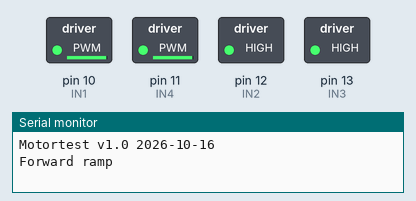
A sketch run on a simulated Arduino Uno, built with avr-gcc and run on an emulated ATmega328P. Parts: switched loads named in the sketch (green lamp = pin HIGH), the last lines printed to the serial monitor.

Above: at 3.05 s.
At 4.2 s:
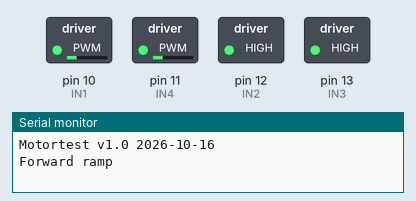
At 4.65 s:
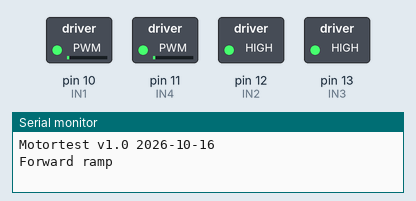
At 5.75 s:
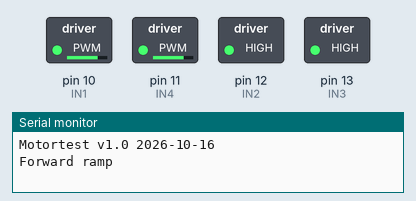
At 7.95 s:
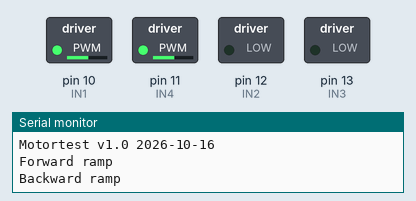
At 10.15 s:
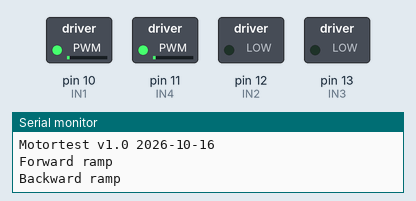
Timing chart, 0 to 13.7 s (numbered marks = the images above):
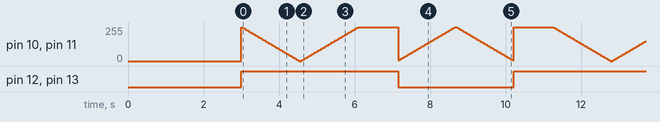

Measured:
- by itself, pin 10 (IN1), pin 11 (IN4): moves between 0/255 and 255/255, repeating every 8.2 s
- by itself, pin 12 (IN2), pin 13 (IN3): repeats every 8.2 s: LOW 3.1 s, HIGH 5.2 s

The sketch:

motortest_pwm.ino
```cpp
// Motortest T100 with PWM for Marie Curie School
// Connected to L298N H-Bridge
// 10 - IN1 - motor 1 speed (PWM)
// 11 - IN4 - motor 2 speed (PWM)
// 12 - IN2 - motor 1 direction
// 13 - IN3 - motor 2 direction

const int IN1 = 10;  // motor A, PWM
const int IN2 = 12;  // motor A, digital
const int IN3 = 13;  // motor B, digital
const int IN4 = 11;  // motor B, PWM

void setup() {
  pinMode(IN1, OUTPUT); pinMode(IN2, OUTPUT);
  pinMode(IN3, OUTPUT); pinMode(IN4, OUTPUT);
  Serial.begin(115200);
  Serial.println("Motortest v1.0 2026-10-16");
  delay(3000);
}

// speed: -255..255, positive = forward
void motorA(int speed) {
  int s = constrain(abs(speed), 0, 255);
  if (speed >= 0) {            // forward: IN2 low, PWM on IN1
    digitalWrite(IN2, HIGH);
    analogWrite(IN1, 255 - s);
  } else {                     // reverse: IN2 high, inverted PWM on IN1
    digitalWrite(IN2, LOW);
    analogWrite(IN1, s);
  }
}

void motorB(int speed) {
  int s = constrain(abs(speed), 0, 255);
  if (speed >= 0) {            // forward: IN3 high, inverted PWM on IN4
    digitalWrite(IN3, HIGH);
    analogWrite(IN4, 255 - s);
  } else {                     // reverse: IN3 low, PWM on IN4
    digitalWrite(IN3, LOW);
    analogWrite(IN4, s);
  }
}

void loop() {
  Serial.println("Forward ramp");
  for (int s = 0; s <= 255; s += 5) { motorA(s); motorB(s); delay(30); }
  for (int s = 255; s >= 0; s -= 5) { motorA(s); motorB(s); delay(30); }
  delay(1000);

  Serial.println("Backward ramp");
  for (int s = 0; s <= 255; s += 5) { motorA(-s); motorB(-s); delay(30); }
  for (int s = 255; s >= 0; s -= 5) { motorA(-s); motorB(-s); delay(30); }
  delay(1000);
}
```
